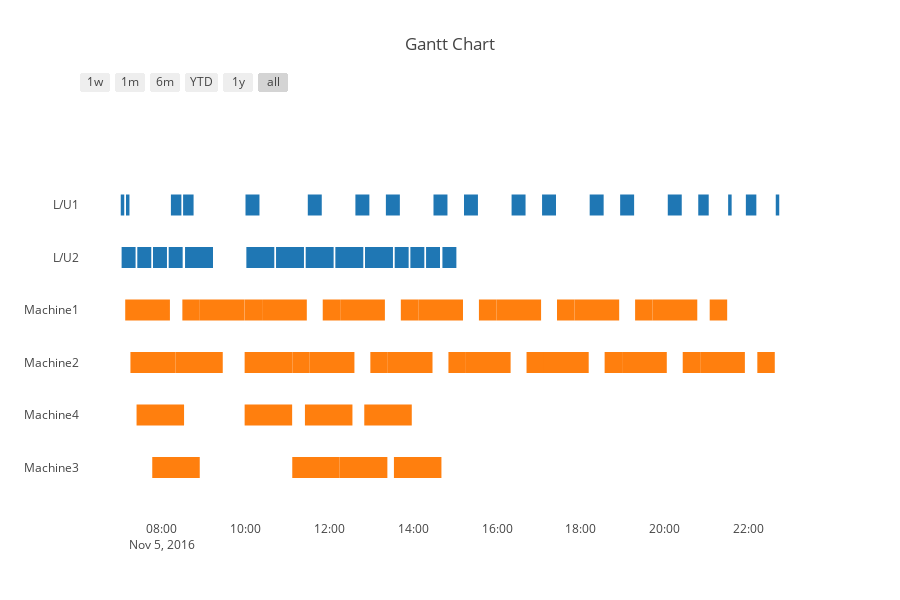

The cell this chart's notebook holds for it:
### Code cell
simstat["Task"] = simstat["StationGroup"] + simstat["StationNum"].apply(str)
simstat["Start"] = simstat["StartUTC"]
simstat["Finish"] = simstat["EndUTC"]
plotly.offline.iplot(ff.create_gantt(simstat, index_col="StationGroup", group_tasks=True))

### Figure 1 — Plotly figure (JSON) as saved in the notebook; plotly's stock layout.template omitted (floating-point values rounded to 4 significant figures)
{"data": [{"marker": {"color": "white"}, "name": "", "x": ["2016-11-05 07:01:14", "2016-11-05 07:06:14"], "y": [5, 5]}, {"marker": {"color": "white"}, "name": "", "x": ["2016-11-05 07:02:28", "2016-11-05 07:22:28"], "y": [4, 4]}, {"marker": {"color": "white"}, "name": "", "x": ["2016-11-05 07:07:38", "2016-11-05 08:11:38"], "y": [3, 3]}, {"marker": {"color": "white"}, "name": "", "x": ["2016-11-05 07:08:42", "2016-11-05 07:13:42"], "y": [5, 5]}, {"marker": {"color": "white"}, "name": "", "x": ["2016-11-05 07:15:06", "2016-11-05 08:19:06"], "y": [2, 2]}, {"marker": {"color": "white"}, "name": "", "x": ["2016-11-05 07:23:52", "2016-11-05 08:31:52"], "y": [1, 1]}, {"marker": {"color": "white"}, "name": "", "x": ["2016-11-05 07:24:56", "2016-11-05 07:44:56"], "y": [4, 4]}, {"marker": {"color": "white"}, "name": "", "x": ["2016-11-05 07:46:20", "2016-11-05 08:54:20"], "y": [0, 0]}, {"marker": {"color": "white"}, "name": "", "x": ["2016-11-05 07:47:24", "2016-11-05 08:07:24"], "y": [4, 4]}, {"marker": {"color": "white"}, "name": "", "x": ["2016-11-05 08:09:52", "2016-11-05 08:29:52"], "y": [4, 4]}, {"marker": {"color": "white"}, "name": "", "x": ["2016-11-05 08:13:02", "2016-11-05 08:28:02"], "y": [5, 5]}, {"marker": {"color": "white"}, "name": "", "x": ["2016-11-05 08:19:16", "2016-11-05 09:27:16"], "y": [2, 2]}, {"marker": {"color": "white"}, "name": "", "x": ["2016-11-05 08:29:26", "2016-11-05 08:54:26"], "y": [3, 3]}, {"marker": {"color": "white"}, "name": "", "x": ["2016-11-05 08:30:30", "2016-11-05 08:45:30"], "y": [5, 5]}, {"marker": {"color": "white"}, "name": "", "x": ["2016-11-05 08:33:16", "2016-11-05 09:13:16"], "y": [4, 4]}, {"marker": {"color": "white"}, "name": "", "x": ["2016-11-05 08:54:26", "2016-11-05 09:58:26"], "y": [3, 3]}, {"marker": {"color": "white"}, "name": "", "x": ["2016-11-05 09:58:36", "2016-11-05 10:23:36"], "y": [3, 3]}, {"marker": {"color": "white"}, "name": "", "x": ["2016-11-05 09:58:36", "2016-11-05 11:06:36"], "y": [2, 2]}, {"marker": {"color": "white"}, "name": "", "x": ["2016-11-05 09:58:36", "2016-11-05 11:06:36"], "y": [1, 1]}, {"marker": {"color": "white"}, "name": "", "x": ["2016-11-05 09:59:50", "2016-11-05 10:19:50"], "y": [5, 5]}, {"marker": {"color": "white"}, "name": "", "x": ["2016-11-05 10:01:04", "2016-11-05 10:41:04"], "y": [4, 4]}, {"marker": {"color": "white"}, "name": "", "x": ["2016-11-05 10:23:36", "2016-11-05 11:27:36"], "y": [3, 3]}, {"marker": {"color": "white"}, "name": "", "x": ["2016-11-05 10:43:32", "2016-11-05 11:23:32"], "y": [4, 4]}, {"marker": {"color": "white"}, "name": "", "x": ["2016-11-05 11:06:46", "2016-11-05 11:31:46"], "y": [2, 2]}, {"marker": {"color": "white"}, "name": "", "x": ["2016-11-05 11:06:46", "2016-11-05 12:14:46"], "y": [0, 0]}, {"marker": {"color": "white"}, "name": "", "x": ["2016-11-05 11:24:56", "2016-11-05 12:32:56"], "y": [1, 1]}, {"marker": {"color": "white"}, "name": "", "x": ["2016-11-05 11:26:00", "2016-11-05 12:06:00"], "y": [4, 4]}, {"marker": {"color": "white"}, "name": "", "x": ["2016-11-05 11:29:00", "2016-11-05 11:49:00"], "y": [5, 5]}, {"marker": {"color": "white"}, "name": "", "x": ["2016-11-05 11:31:46", "2016-11-05 12:35:46"], "y": [2, 2]}, {"marker": {"color": "white"}, "name": "", "x": ["2016-11-05 11:50:24", "2016-11-05 12:15:24"], "y": [3, 3]}, {"marker": {"color": "white"}, "name": "", "x": ["2016-11-05 12:08:28", "2016-11-05 12:48:28"], "y": [4, 4]}, {"marker": {"color": "white"}, "name": "", "x": ["2016-11-05 12:14:56", "2016-11-05 13:22:56"], "y": [0, 0]}, {"marker": {"color": "white"}, "name": "", "x": ["2016-11-05 12:15:24", "2016-11-05 13:19:24"], "y": [3, 3]}, {"marker": {"color": "white"}, "name": "", "x": ["2016-11-05 12:37:10", "2016-11-05 12:57:10"], "y": [5, 5]}, {"marker": {"color": "white"}, "name": "", "x": ["2016-11-05 12:49:52", "2016-11-05 13:57:52"], "y": [1, 1]}, {"marker": {"color": "white"}, "name": "", "x": ["2016-11-05 12:50:56", "2016-11-05 13:30:56"], "y": [4, 4]}, {"marker": {"color": "white"}, "name": "", "x": ["2016-11-05 12:58:34", "2016-11-05 13:23:34"], "y": [2, 2]}, {"marker": {"color": "white"}, "name": "", "x": ["2016-11-05 13:20:48", "2016-11-05 13:40:48"], "y": [5, 5]}, {"marker": {"color": "white"}, "name": "", "x": ["2016-11-05 13:23:34", "2016-11-05 14:27:34"], "y": [2, 2]}, {"marker": {"color": "white"}, "name": "", "x": ["2016-11-05 13:32:20", "2016-11-05 14:40:20"], "y": [0, 0]}, {"marker": {"color": "white"}, "name": "", "x": ["2016-11-05 13:33:24", "2016-11-05 13:53:24"], "y": [4, 4]}, {"marker": {"color": "white"}, "name": "", "x": ["2016-11-05 13:42:12", "2016-11-05 14:07:12"], "y": [3, 3]}, {"marker": {"color": "white"}, "name": "", "x": ["2016-11-05 13:55:52", "2016-11-05 14:15:52"], "y": [4, 4]}, {"marker": {"color": "white"}, "name": "", "x": ["2016-11-05 14:07:12", "2016-11-05 15:11:12"], "y": [3, 3]}, {"marker": {"color": "white"}, "name": "", "x": ["2016-11-05 14:18:20", "2016-11-05 14:38:20"], "y": [4, 4]}, {"marker": {"color": "white"}, "name": "", "x": ["2016-11-05 14:28:58", "2016-11-05 14:48:58"], "y": [5, 5]}, {"marker": {"color": "white"}, "name": "", "x": ["2016-11-05 14:41:44", "2016-11-05 15:01:44"], "y": [4, 4]}, {"marker": {"color": "white"}, "name": "", "x": ["2016-11-05 14:50:22", "2016-11-05 15:15:22"], "y": [2, 2]}, {"marker": {"color": "white"}, "name": "", "x": ["2016-11-05 15:12:36", "2016-11-05 15:32:36"], "y": [5, 5]}, {"marker": {"color": "white"}, "name": "", "x": ["2016-11-05 15:15:22", "2016-11-05 16:19:22"], "y": [2, 2]}, {"marker": {"color": "white"}, "name": "", "x": ["2016-11-05 15:34:00", "2016-11-05 15:59:00"], "y": [3, 3]}, {"marker": {"color": "white"}, "name": "", "x": ["2016-11-05 15:59:00", "2016-11-05 17:03:00"], "y": [3, 3]}, {"marker": {"color": "white"}, "name": "", "x": ["2016-11-05 16:20:46", "2016-11-05 16:40:46"], "y": [5, 5]}, {"marker": {"color": "white"}, "name": "", "x": ["2016-11-05 16:42:10", "2016-11-05 17:07:10"], "y": [2, 2]}, {"marker": {"color": "white"}, "name": "", "x": ["2016-11-05 17:04:24", "2016-11-05 17:24:24"], "y": [5, 5]}, {"marker": {"color": "white"}, "name": "", "x": ["2016-11-05 17:07:10", "2016-11-05 18:11:10"], "y": [2, 2]}, {"marker": {"color": "white"}, "name": "", "x": ["2016-11-05 17:25:48", "2016-11-05 17:50:48"], "y": [3, 3]}, {"marker": {"color": "white"}, "name": "", "x": ["2016-11-05 17:50:48", "2016-11-05 18:54:48"], "y": [3, 3]}, {"marker": {"color": "white"}, "name": "", "x": ["2016-11-05 18:12:34", "2016-11-05 18:32:34"], "y": [5, 5]}, {"marker": {"color": "white"}, "name": "", "x": ["2016-11-05 18:33:58", "2016-11-05 18:58:58"], "y": [2, 2]}, {"marker": {"color": "white"}, "name": "", "x": ["2016-11-05 18:56:12", "2016-11-05 19:16:12"], "y": [5, 5]}, {"marker": {"color": "white"}, "name": "", "x": ["2016-11-05 18:58:58", "2016-11-05 20:02:58"], "y": [2, 2]}, {"marker": {"color": "white"}, "name": "", "x": ["2016-11-05 19:17:36", "2016-11-05 19:42:36"], "y": [3, 3]}, {"marker": {"color": "white"}, "name": "", "x": ["2016-11-05 19:42:36", "2016-11-05 20:46:36"], "y": [3, 3]}, {"marker": {"color": "white"}, "name": "", "x": ["2016-11-05 20:04:22", "2016-11-05 20:24:22"], "y": [5, 5]}, {"marker": {"color": "white"}, "name": "", "x": ["2016-11-05 20:25:46", "2016-11-05 20:50:46"], "y": [2, 2]}, {"marker": {"color": "white"}, "name": "", "x": ["2016-11-05 20:48:00", "2016-11-05 21:03:00"], "y": [5, 5]}, {"marker": {"color": "white"}, "name": "", "x": ["2016-11-05 20:50:46", "2016-11-05 21:54:46"], "y": [2, 2]}, {"marker": {"color": "white"}, "name": "", "x": ["2016-11-05 21:04:24", "2016-11-05 21:29:24"], "y": [3, 3]}, {"marker": {"color": "white"}, "name": "", "x": ["2016-11-05 21:30:48", "2016-11-05 21:35:48"], "y": [5, 5]}, {"marker": {"color": "white"}, "name": "", "x": ["2016-11-05 21:56:10", "2016-11-05 22:11:10"], "y": [5, 5]}, {"marker": {"color": "white"}, "name": "", "x": ["2016-11-05 22:12:34", "2016-11-05 22:37:34"], "y": [2, 2]}, {"marker": {"color": "white"}, "name": "", "x": ["2016-11-05 22:38:58", "2016-11-05 22:43:58"], "y": [5, 5]}], "layout": {"height": 600, "hovermode": "closest", "shapes": [{"fillcolor": "rgb(31, 119, 180)", "line": {"width": 0}, "opacity": 1, "type": "rect", "x0": "2016-11-05 07:01:14", "x1": "2016-11-05 07:06:14", "xref": "x", "y0": 4.8, "y1": 5.2, "yref": "y"}, {"fillcolor": "rgb(31, 119, 180)", "line": {"width": 0}, "opacity": 1, "type": "rect", "x0": "2016-11-05 07:02:28", "x1": "2016-11-05 07:22:28", "xref": "x", "y0": 3.8, "y1": 4.2, "yref": "y"}, {"fillcolor": "rgb(255, 127, 14)", "line": {"width": 0}, "opacity": 1, "type": "rect", "x0": "2016-11-05 07:07:38", "x1": "2016-11-05 08:11:38", "xref": "x", "y0": 2.8, "y1": 3.2, "yref": "y"}, {"fillcolor": "rgb(31, 119, 180)", "line": {"width": 0}, "opacity": 1, "type": "rect", "x0": "2016-11-05 07:08:42", "x1": "2016-11-05 07:13:42", "xref": "x", "y0": 4.8, "y1": 5.2, "yref": "y"}, {"fillcolor": "rgb(255, 127, 14)", "line": {"width": 0}, "opacity": 1, "type": "rect", "x0": "2016-11-05 07:15:06", "x1": "2016-11-05 08:19:06", "xref": "x", "y0": 1.8, "y1": 2.2, "yref": "y"}, {"fillcolor": "rgb(255, 127, 14)", "line": {"width": 0}, "opacity": 1, "type": "rect", "x0": "2016-11-05 07:23:52", "x1": "2016-11-05 08:31:52", "xref": "x", "y0": 0.8, "y1": 1.2, "yref": "y"}, {"fillcolor": "rgb(31, 119, 180)", "line": {"width": 0}, "opacity": 1, "type": "rect", "x0": "2016-11-05 07:24:56", "x1": "2016-11-05 07:44:56", "xref": "x", "y0": 3.8, "y1": 4.2, "yref": "y"}, {"fillcolor": "rgb(255, 127, 14)", "line": {"width": 0}, "opacity": 1, "type": "rect", "x0": "2016-11-05 07:46:20", "x1": "2016-11-05 08:54:20", "xref": "x", "y0": -0.2, "y1": 0.2, "yref": "y"}, {"fillcolor": "rgb(31, 119, 180)", "line": {"width": 0}, "opacity": 1, "type": "rect", "x0": "2016-11-05 07:47:24", "x1": "2016-11-05 08:07:24", "xref": "x", "y0": 3.8, "y1": 4.2, "yref": "y"}, {"fillcolor": "rgb(31, 119, 180)", "line": {"width": 0}, "opacity": 1, "type": "rect", "x0": "2016-11-05 08:09:52", "x1": "2016-11-05 08:29:52", "xref": "x", "y0": 3.8, "y1": 4.2, "yref": "y"}, {"fillcolor": "rgb(31, 119, 180)", "line": {"width": 0}, "opacity": 1, "type": "rect", "x0": "2016-11-05 08:13:02", "x1": "2016-11-05 08:28:02", "xref": "x", "y0": 4.8, "y1": 5.2, "yref": "y"}, {"fillcolor": "rgb(255, 127, 14)", "line": {"width": 0}, "opacity": 1, "type": "rect", "x0": "2016-11-05 08:19:16", "x1": "2016-11-05 09:27:16", "xref": "x", "y0": 1.8, "y1": 2.2, "yref": "y"}, {"fillcolor": "rgb(255, 127, 14)", "line": {"width": 0}, "opacity": 1, "type": "rect", "x0": "2016-11-05 08:29:26", "x1": "2016-11-05 08:54:26", "xref": "x", "y0": 2.8, "y1": 3.2, "yref": "y"}, {"fillcolor": "rgb(31, 119, 180)", "line": {"width": 0}, "opacity": 1, "type": "rect", "x0": "2016-11-05 08:30:30", "x1": "2016-11-05 08:45:30", "xref": "x", "y0": 4.8, "y1": 5.2, "yref": "y"}, {"fillcolor": "rgb(31, 119, 180)", "line": {"width": 0}, "opacity": 1, "type": "rect", "x0": "2016-11-05 08:33:16", "x1": "2016-11-05 09:13:16", "xref": "x", "y0": 3.8, "y1": 4.2, "yref": "y"}, {"fillcolor": "rgb(255, 127, 14)", "line": {"width": 0}, "opacity": 1, "type": "rect", "x0": "2016-11-05 08:54:26", "x1": "2016-11-05 09:58:26", "xref": "x", "y0": 2.8, "y1": 3.2, "yref": "y"}, {"fillcolor": "rgb(255, 127, 14)", "line": {"width": 0}, "opacity": 1, "type": "rect", "x0": "2016-11-05 09:58:36", "x1": "2016-11-05 10:23:36", "xref": "x", "y0": 2.8, "y1": 3.2, "yref": "y"}, {"fillcolor": "rgb(255, 127, 14)", "line": {"width": 0}, "opacity": 1, "type": "rect", "x0": "2016-11-05 09:58:36", "x1": "2016-11-05 11:06:36", "xref": "x", "y0": 1.8, "y1": 2.2, "yref": "y"}, {"fillcolor": "rgb(255, 127, 14)", "line": {"width": 0}, "opacity": 1, "type": "rect", "x0": "2016-11-05 09:58:36", "x1": "2016-11-05 11:06:36", "xref": "x", "y0": 0.8, "y1": 1.2, "yref": "y"}, {"fillcolor": "rgb(31, 119, 180)", "line": {"width": 0}, "opacity": 1, "type": "rect", "x0": "2016-11-05 09:59:50", "x1": "2016-11-05 10:19:50", "xref": "x", "y0": 4.8, "y1": 5.2, "yref": "y"}, {"fillcolor": "rgb(31, 119, 180)", "line": {"width": 0}, "opacity": 1, "type": "rect", "x0": "2016-11-05 10:01:04", "x1": "2016-11-05 10:41:04", "xref": "x", "y0": 3.8, "y1": 4.2, "yref": "y"}, {"fillcolor": "rgb(255, 127, 14)", "line": {"width": 0}, "opacity": 1, "type": "rect", "x0": "2016-11-05 10:23:36", "x1": "2016-11-05 11:27:36", "xref": "x", "y0": 2.8, "y1": 3.2, "yref": "y"}, {"fillcolor": "rgb(31, 119, 180)", "line": {"width": 0}, "opacity": 1, "type": "rect", "x0": "2016-11-05 10:43:32", "x1": "2016-11-05 11:23:32", "xref": "x", "y0": 3.8, "y1": 4.2, "yref": "y"}, {"fillcolor": "rgb(255, 127, 14)", "line": {"width": 0}, "opacity": 1, "type": "rect", "x0": "2016-11-05 11:06:46", "x1": "2016-11-05 11:31:46", "xref": "x", "y0": 1.8, "y1": 2.2, "yref": "y"}, {"fillcolor": "rgb(255, 127, 14)", "line": {"width": 0}, "opacity": 1, "type": "rect", "x0": "2016-11-05 11:06:46", "x1": "2016-11-05 12:14:46", "xref": "x", "y0": -0.2, "y1": 0.2, "yref": "y"}, {"fillcolor": "rgb(255, 127, 14)", "line": {"width": 0}, "opacity": 1, "type": "rect", "x0": "2016-11-05 11:24:56", "x1": "2016-11-05 12:32:56", "xref": "x", "y0": 0.8, "y1": 1.2, "yref": "y"}, {"fillcolor": "rgb(31, 119, 180)", "line": {"width": 0}, "opacity": 1, "type": "rect", "x0": "2016-11-05 11:26:00", "x1": "2016-11-05 12:06:00", "xref": "x", "y0": 3.8, "y1": 4.2, "yref": "y"}, {"fillcolor": "rgb(31, 119, 180)", "line": {"width": 0}, "opacity": 1, "type": "rect", "x0": "2016-11-05 11:29:00", "x1": "2016-11-05 11:49:00", "xref": "x", "y0": 4.8, "y1": 5.2, "yref": "y"}, {"fillcolor": "rgb(255, 127, 14)", "line": {"width": 0}, "opacity": 1, "type": "rect", "x0": "2016-11-05 11:31:46", "x1": "2016-11-05 12:35:46", "xref": "x", "y0": 1.8, "y1": 2.2, "yref": "y"}, {"fillcolor": "rgb(255, 127, 14)", "line": {"width": 0}, "opacity": 1, "type": "rect", "x0": "2016-11-05 11:50:24", "x1": "2016-11-05 12:15:24", "xref": "x", "y0": 2.8, "y1": 3.2, "yref": "y"}, {"fillcolor": "rgb(31, 119, 180)", "line": {"width": 0}, "opacity": 1, "type": "rect", "x0": "2016-11-05 12:08:28", "x1": "2016-11-05 12:48:28", "xref": "x", "y0": 3.8, "y1": 4.2, "yref": "y"}, {"fillcolor": "rgb(255, 127, 14)", "line": {"width": 0}, "opacity": 1, "type": "rect", "x0": "2016-11-05 12:14:56", "x1": "2016-11-05 13:22:56", "xref": "x", "y0": -0.2, "y1": 0.2, "yref": "y"}, {"fillcolor": "rgb(255, 127, 14)", "line": {"width": 0}, "opacity": 1, "type": "rect", "x0": "2016-11-05 12:15:24", "x1": "2016-11-05 13:19:24", "xref": "x", "y0": 2.8, "y1": 3.2, "yref": "y"}, {"fillcolor": "rgb(31, 119, 180)", "line": {"width": 0}, "opacity": 1, "type": "rect", "x0": "2016-11-05 12:37:10", "x1": "2016-11-05 12:57:10", "xref": "x", "y0": 4.8, "y1": 5.2, "yref": "y"}, {"fillcolor": "rgb(255, 127, 14)", "line": {"width": 0}, "opacity": 1, "type": "rect", "x0": "2016-11-05 12:49:52", "x1": "2016-11-05 13:57:52", "xref": "x", "y0": 0.8, "y1": 1.2, "yref": "y"}, {"fillcolor": "rgb(31, 119, 180)", "line": {"width": 0}, "opacity": 1, "type": "rect", "x0": "2016-11-05 12:50:56", "x1": "2016-11-05 13:30:56", "xref": "x", "y0": 3.8, "y1": 4.2, "yref": "y"}, {"fillcolor": "rgb(255, 127, 14)", "line": {"width": 0}, "opacity": 1, "type": "rect", "x0": "2016-11-05 12:58:34", "x1": "2016-11-05 13:23:34", "xref": "x", "y0": 1.8, "y1": 2.2, "yref": "y"}, {"fillcolor": "rgb(31, 119, 180)", "line": {"width": 0}, "opacity": 1, "type": "rect", "x0": "2016-11-05 13:20:48", "x1": "2016-11-05 13:40:48", "xref": "x", "y0": 4.8, "y1": 5.2, "yref": "y"}, {"fillcolor": "rgb(255, 127, 14)", "line": {"width": 0}, "opacity": 1, "type": "rect", "x0": "2016-11-05 13:23:34", "x1": "2016-11-05 14:27:34", "xref": "x", "y0": 1.8, "y1": 2.2, "yref": "y"}, {"fillcolor": "rgb(255, 127, 14)", "line": {"width": 0}, "opacity": 1, "type": "rect", "x0": "2016-11-05 13:32:20", "x1": "2016-11-05 14:40:20", "xref": "x", "y0": -0.2, "y1": 0.2, "yref": "y"}, {"fillcolor": "rgb(31, 119, 180)", "line": {"width": 0}, "opacity": 1, "type": "rect", "x0": "2016-11-05 13:33:24", "x1": "2016-11-05 13:53:24", "xref": "x", "y0": 3.8, "y1": 4.2, "yref": "y"}, {"fillcolor": "rgb(255, 127, 14)", "line": {"width": 0}, "opacity": 1, "type": "rect", "x0": "2016-11-05 13:42:12", "x1": "2016-11-05 14:07:12", "xref": "x", "y0": 2.8, "y1": 3.2, "yref": "y"}, {"fillcolor": "rgb(31, 119, 180)", "line": {"width": 0}, "opacity": 1, "type": "rect", "x0": "2016-11-05 13:55:52", "x1": "2016-11-05 14:15:52", "xref": "x", "y0": 3.8, "y1": 4.2, "yref": "y"}, {"fillcolor": "rgb(255, 127, 14)", "line": {"width": 0}, "opacity": 1, "type": "rect", "x0": "2016-11-05 14:07:12", "x1": "2016-11-05 15:11:12", "xref": "x", "y0": 2.8, "y1": 3.2, "yref": "y"}, {"fillcolor": "rgb(31, 119, 180)", "line": {"width": 0}, "opacity": 1, "type": "rect", "x0": "2016-11-05 14:18:20", "x1": "2016-11-05 14:38:20", "xref": "x", "y0": 3.8, "y1": 4.2, "yref": "y"}, {"fillcolor": "rgb(31, 119, 180)", "line": {"width": 0}, "opacity": 1, "type": "rect", "x0": "2016-11-05 14:28:58", "x1": "2016-11-05 14:48:58", "xref": "x", "y0": 4.8, "y1": 5.2, "yref": "y"}, {"fillcolor": "rgb(31, 119, 180)", "line": {"width": 0}, "opacity": 1, "type": "rect", "x0": "2016-11-05 14:41:44", "x1": "2016-11-05 15:01:44", "xref": "x", "y0": 3.8, "y1": 4.2, "yref": "y"}, {"fillcolor": "rgb(255, 127, 14)", "line": {"width": 0}, "opacity": 1, "type": "rect", "x0": "2016-11-05 14:50:22", "x1": "2016-11-05 15:15:22", "xref": "x", "y0": 1.8, "y1": 2.2, "yref": "y"}, {"fillcolor": "rgb(31, 119, 180)", "line": {"width": 0}, "opacity": 1, "type": "rect", "x0": "2016-11-05 15:12:36", "x1": "2016-11-05 15:32:36", "xref": "x", "y0": 4.8, "y1": 5.2, "yref": "y"}, {"fillcolor": "rgb(255, 127, 14)", "line": {"width": 0}, "opacity": 1, "type": "rect", "x0": "2016-11-05 15:15:22", "x1": "2016-11-05 16:19:22", "xref": "x", "y0": 1.8, "y1": 2.2, "yref": "y"}, {"fillcolor": "rgb(255, 127, 14)", "line": {"width": 0}, "opacity": 1, "type": "rect", "x0": "2016-11-05 15:34:00", "x1": "2016-11-05 15:59:00", "xref": "x", "y0": 2.8, "y1": 3.2, "yref": "y"}, {"fillcolor": "rgb(255, 127, 14)", "line": {"width": 0}, "opacity": 1, "type": "rect", "x0": "2016-11-05 15:59:00", "x1": "2016-11-05 17:03:00", "xref": "x", "y0": 2.8, "y1": 3.2, "yref": "y"}, {"fillcolor": "rgb(31, 119, 180)", "line": {"width": 0}, "opacity": 1, "type": "rect", "x0": "2016-11-05 16:20:46", "x1": "2016-11-05 16:40:46", "xref": "x", "y0": 4.8, "y1": 5.2, "yref": "y"}, {"fillcolor": "rgb(255, 127, 14)", "line": {"width": 0}, "opacity": 1, "type": "rect", "x0": "2016-11-05 16:42:10", "x1": "2016-11-05 17:07:10", "xref": "x", "y0": 1.8, "y1": 2.2, "yref": "y"}, {"fillcolor": "rgb(31, 119, 180)", "line": {"width": 0}, "opacity": 1, "type": "rect", "x0": "2016-11-05 17:04:24", "x1": "2016-11-05 17:24:24", "xref": "x", "y0": 4.8, "y1": 5.2, "yref": "y"}, {"fillcolor": "rgb(255, 127, 14)", "line": {"width": 0}, "opacity": 1, "type": "rect", "x0": "2016-11-05 17:07:10", "x1": "2016-11-05 18:11:10", "xref": "x", "y0": 1.8, "y1": 2.2, "yref": "y"}, {"fillcolor": "rgb(255, 127, 14)", "line": {"width": 0}, "opacity": 1, "type": "rect", "x0": "2016-11-05 17:25:48", "x1": "2016-11-05 17:50:48", "xref": "x", "y0": 2.8, "y1": 3.2, "yref": "y"}, {"fillcolor": "rgb(255, 127, 14)", "line": {"width": 0}, "opacity": 1, "type": "rect", "x0": "2016-11-05 17:50:48", "x1": "2016-11-05 18:54:48", "xref": "x", "y0": 2.8, "y1": 3.2, "yref": "y"}, {"fillcolor": "rgb(31, 119, 180)", "line": {"width": 0}, "opacity": 1, "type": "rect", "x0": "2016-11-05 18:12:34", "x1": "2016-11-05 18:32:34", "xref": "x", "y0": 4.8, "y1": 5.2, "yref": "y"}, {"fillcolor": "rgb(255, 127, 14)", "line": {"width": 0}, "opacity": 1, "type": "rect", "x0": "2016-11-05 18:33:58", "x1": "2016-11-05 18:58:58", "xref": "x", "y0": 1.8, "y1": 2.2, "yref": "y"}, {"fillcolor": "rgb(31, 119, 180)", "line": {"width": 0}, "opacity": 1, "type": "rect", "x0": "2016-11-05 18:56:12", "x1": "2016-11-05 19:16:12", "xref": "x", "y0": 4.8, "y1": 5.2, "yref": "y"}, {"fillcolor": "rgb(255, 127, 14)", "line": {"width": 0}, "opacity": 1, "type": "rect", "x0": "2016-11-05 18:58:58", "x1": "2016-11-05 20:02:58", "xref": "x", "y0": 1.8, "y1": 2.2, "yref": "y"}, {"fillcolor": "rgb(255, 127, 14)", "line": {"width": 0}, "opacity": 1, "type": "rect", "x0": "2016-11-05 19:17:36", "x1": "2016-11-05 19:42:36", "xref": "x", "y0": 2.8, "y1": 3.2, "yref": "y"}, {"fillcolor": "rgb(255, 127, 14)", "line": {"width": 0}, "opacity": 1, "type": "rect", "x0": "2016-11-05 19:42:36", "x1": "2016-11-05 20:46:36", "xref": "x", "y0": 2.8, "y1": 3.2, "yref": "y"}, {"fillcolor": "rgb(31, 119, 180)", "line": {"width": 0}, "opacity": 1, "type": "rect", "x0": "2016-11-05 20:04:22", "x1": "2016-11-05 20:24:22", "xref": "x", "y0": 4.8, "y1": 5.2, "yref": "y"}, {"fillcolor": "rgb(255, 127, 14)", "line": {"width": 0}, "opacity": 1, "type": "rect", "x0": "2016-11-05 20:25:46", "x1": "2016-11-05 20:50:46", "xref": "x", "y0": 1.8, "y1": 2.2, "yref": "y"}, {"fillcolor": "rgb(31, 119, 180)", "line": {"width": 0}, "opacity": 1, "type": "rect", "x0": "2016-11-05 20:48:00", "x1": "2016-11-05 21:03:00", "xref": "x", "y0": 4.8, "y1": 5.2, "yref": "y"}, {"fillcolor": "rgb(255, 127, 14)", "line": {"width": 0}, "opacity": 1, "type": "rect", "x0": "2016-11-05 20:50:46", "x1": "2016-11-05 21:54:46", "xref": "x", "y0": 1.8, "y1": 2.2, "yref": "y"}, {"fillcolor": "rgb(255, 127, 14)", "line": {"width": 0}, "opacity": 1, "type": "rect", "x0": "2016-11-05 21:04:24", "x1": "2016-11-05 21:29:24", "xref": "x", "y0": 2.8, "y1": 3.2, "yref": "y"}, {"fillcolor": "rgb(31, 119, 180)", "line": {"width": 0}, "opacity": 1, "type": "rect", "x0": "2016-11-05 21:30:48", "x1": "2016-11-05 21:35:48", "xref": "x", "y0": 4.8, "y1": 5.2, "yref": "y"}, {"fillcolor": "rgb(31, 119, 180)", "line": {"width": 0}, "opacity": 1, "type": "rect", "x0": "2016-11-05 21:56:10", "x1": "2016-11-05 22:11:10", "xref": "x", "y0": 4.8, "y1": 5.2, "yref": "y"}, {"fillcolor": "rgb(255, 127, 14)", "line": {"width": 0}, "opacity": 1, "type": "rect", "x0": "2016-11-05 22:12:34", "x1": "2016-11-05 22:37:34", "xref": "x", "y0": 1.8, "y1": 2.2, "yref": "y"}, {"fillcolor": "rgb(31, 119, 180)", "line": {"width": 0}, "opacity": 1, "type": "rect", "x0": "2016-11-05 22:38:58", "x1": "2016-11-05 22:43:58", "xref": "x", "y0": 4.8, "y1": 5.2, "yref": "y"}], "showlegend": false, "title": "Gantt Chart", "width": 900, "xaxis": {"rangeselector": {"buttons": [{"count": 7, "label": "1w", "step": "day", "stepmode": "backward"}, {"count": 1, "label": "1m", "step": "month", "stepmode": "backward"}, {"count": 6, "label": "6m", "step": "month", "stepmode": "backward"}, {"count": 1, "label": "YTD", "step": "year", "stepmode": "todate"}, {"count": 1, "label": "1y", "step": "year", "stepmode": "backward"}, {"step": "all"}]}, "showgrid": false, "type": "date", "zeroline": false}, "yaxis": {"autorange": false, "range": [-1, 7], "showgrid": false, "ticktext": ["Machine3", "Machine4", "Machine2", "Machine1", "L/U2", "L/U1"], "tickvals": [0, 1, 2, 3, 4, 5], "zeroline": false}}}
